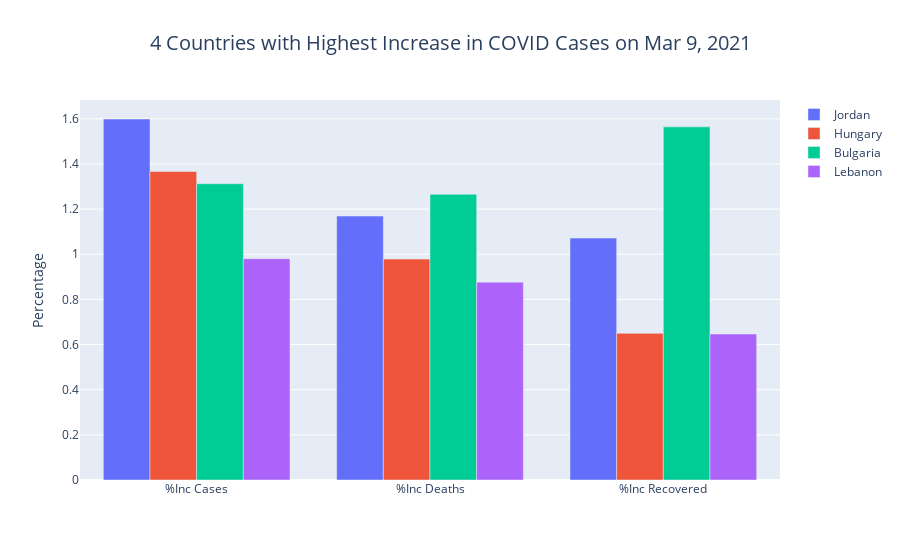

The notebook cell this image was saved under:
### Code cell
inc_l = country_df.columns[15:]
inc_df = country_df.sort_values("%Inc Cases", ascending=False)
fig = go.Figure()
c = 0
for i in inc_df.index:
    if i > 50:
        continue
    if c < 4:
        fig.add_trace(go.Bar(name=country_df['Country'][i], x=inc_l, y=inc_df.loc[i][15:]))
    else:
        break
    c += 1
    
fig.update_layout(title={'text': '4 Countries with Highest Increase in COVID Cases on %s' % yesterday_str, 'x': 0.5,
                         'xanchor': 'center', 'font': {'size': 20}}, yaxis_title="Percentage", xaxis_tickangle=0)
fig.show()

### Figure 1 — Plotly figure (JSON) as saved in the notebook; plotly's stock layout.template omitted (floating-point values rounded to 4 significant figures)
{"data": [{"name": "Jordan", "type": "bar", "x": ["%Inc Cases", "%Inc Deaths", "%Inc Recovered"], "y": [1.599, 1.169, 1.072]}, {"name": "Hungary", "type": "bar", "x": ["%Inc Cases", "%Inc Deaths", "%Inc Recovered"], "y": [1.367, 0.9786, 0.6497]}, {"name": "Bulgaria", "type": "bar", "x": ["%Inc Cases", "%Inc Deaths", "%Inc Recovered"], "y": [1.313, 1.266, 1.564]}, {"name": "Lebanon", "type": "bar", "x": ["%Inc Cases", "%Inc Deaths", "%Inc Recovered"], "y": [0.9803, 0.8765, 0.6468]}], "layout": {"title": {"font": {"size": 20}, "text": "4 Countries with Highest Increase in COVID Cases on Mar 9, 2021", "x": 0.5, "xanchor": "center"}, "xaxis": {"tickangle": 0}, "yaxis": {"title": {"text": "Percentage"}}}}
